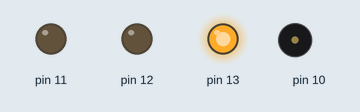
Recording of a sketch running on a simulated Arduino Uno, built with avr-gcc and run on an emulated ATmega328P. On the bench: output pins drawn as LEDs (lit = HIGH), buzzer (waves = sounding).

Above: at 3.0 s.
At 7.0 s:
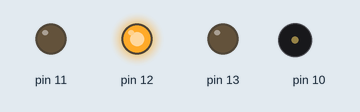
At 10.0 s:
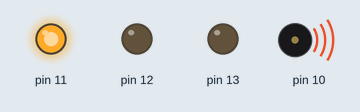
Timing chart, 0 to 15.6 s (numbered marks = the images above):
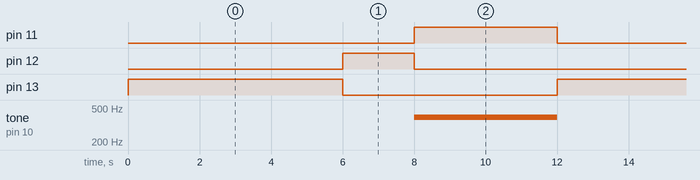

The sketch:

semaforoPonteiro.ino
```cpp
int x = 10;
int* p = &x;
#define BUZZER *p

class LED {
	int LredC;
	int LyelC;
	int LgreC;

public:
  LED (int LrC, int LyC, int LgrC) {

  LredC = LrC;
	LyelC = LyC;
	LgreC = LgrC;

  pinMode(LredC, OUTPUT);
  pinMode(LyelC, OUTPUT);
  pinMode(LgreC, OUTPUT);
  pinMode(BUZZER, OUTPUT);
  }
  void apita () {
  digitalWrite(LredC, HIGH);
  delay(6000);

  digitalWrite(LyelC, HIGH);
  digitalWrite(LredC, LOW);
  delay(2000);

  digitalWrite(LyelC,LOW);
  digitalWrite(LgreC, HIGH);
  tone(BUZZER, 392);
  delay(4000);

  digitalWrite(LgreC, LOW);
  noTone(BUZZER);
  }
};

LED leds(13, 12, 11);

void setup()
{}

void loop()
{
	leds.apita();
}
```

Measured:
- by itself, pin 11: alternates HIGH for 4.0 s and LOW for 8.0 s
- by itself, pin 12: alternates HIGH for 2.0 s and LOW for 10.0 s
- by itself, pin 13: alternates HIGH for 6.0 s and LOW for 6.0 s
- by itself, tone on pin 10: alternates 392 Hz for 4.0 s and silent for 8.0 s
